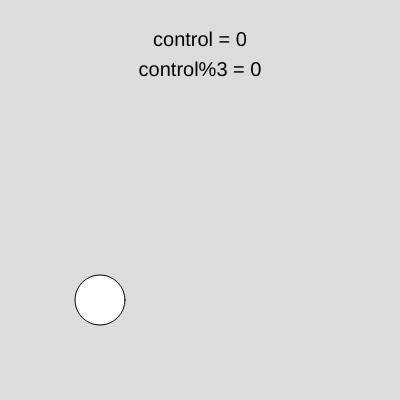
Frame 1 (no input)
Frame 60 (no input): identical to frame 1, image omitted
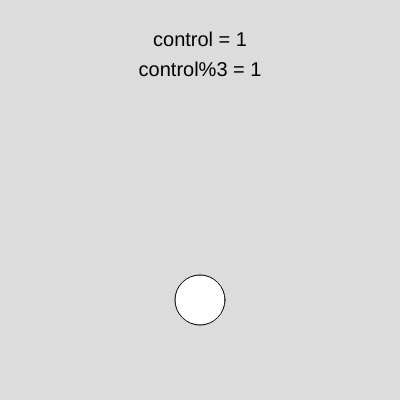
Frame 120 (the mouse pressed at the canvas centre since frame 60)

The p5.js sketch that drew these frames (run headless with seeded random() and noise() and a simulated clock; from frame 60 on, the mouse is pressed at the canvas centre):

// p5.js sketch
// ── sketch.js
let control=0;

function setup() {
  createCanvas(400, 400);
  textAlign(CENTER,CENTER);
}

function draw() {
  background(220);
  textSize(20);
  text("control = "+control,width/2,40);
  text("control%3 = "+control%3,width/2,70);
  circle(control%3*100+100,300,50);
}

function mousePressed(){
  control++;
}
